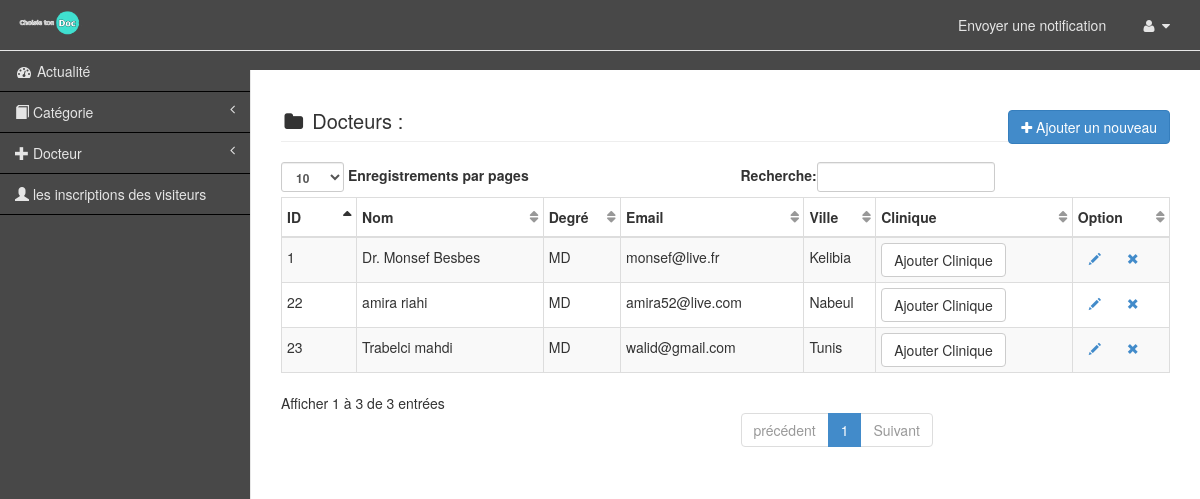
Screenshot of /index.php?component=doctor&action=list (signed in) with the database file from the repository.
### tables this page shows
CREATE TABLE IF NOT EXISTS `doctors` (
  `dr_id` int(11) NOT NULL AUTO_INCREMENT,
  `cat_id` int(11) NOT NULL,
  `dr_name` varchar(200) NOT NULL,
  `dr_gender` varchar(30) NOT NULL,
  `dr_email` varchar(300) NOT NULL,
  `dr_password` varchar(300) NOT NULL,
  `dr_degree` varchar(200) NOT NULL,
  `dr_designation` varchar(200) NOT NULL,
  `dr_experiance` double NOT NULL,
  `dr_fees` double NOT NULL,
  `dr_description` longtext NOT NULL,
  `dr_country` varchar(100) NOT NULL,
  `dr_city` varchar(100) NOT NULL,
  `dr_phone` varchar(15) NOT NULL,
  `dr_speciality` varchar(300) NOT NULL,
  `dr_cover_image` varchar(200) NOT NULL,
  `dr_banner_image` varchar(300) NOT NULL,
  PRIMARY KEY (`dr_id`),
  UNIQUE KEY `dr_email` (`dr_email`)
);

### models/doctor/db.php (called while the page is built, shortened)
<?php
function getDoctor()
{
    $q = new Query();
    $q->select()
->from(TBL_Doctor)
->run();
return  $q->get_selected();
}
?>

### class/clsquery.php (called while the page is built, shortened)
<?php
class Query {
    public function __construct() {
        $this->having = '';
    }
    public function get_selected() {
        if (isset($this->limit) && 1==$this->limit) {
            $result = array();
            while($this->result && $result[] = mysql_fetch_assoc($this->result)){}
            array_pop($result);
            $results = array();
            foreach ($result as $values) {
                $results = $values;
            }
        }
        else {
            $results = array();
            while($this->result && $results[] = mysql_fetch_assoc($this->result)){}
            array_pop($results);
        }
        return $results;
    }
    public function select($select = '*') {
        $this->select = $select;
        return $this;
    }
    public function from($from) {
        $this->from = $from;
        return $this;
    }
    public function get($use_limit = false) {
        if (self::_get_delete_query()) {
            return $this->delete_query;
        }
        elseif (self::_get_insert_query()) {
            return $this->insert_query;
        }
        elseif (self::_get_select_query($use_limit)) {
            return $this->select_query;
        }
        elseif (self::_get_replace_query()) {
            return $this->replace_query;
        }
        elseif (self::_get_update_query()) {
            return $this->update_query;
        }
        elseif (self::_get_insert_multiple()) {
            return $this->insert_multiple_query;
        }
        else {
            return false;
        }
    }
    private function _get_delete_query() {
        return false;
    }
    private function _get_from() {
        if (isset($this->from)) {
            return
                'FROM' . "\n" .
                    "\t" . $this->from . "\n" .
                    '';
        }
        else {
            return '';
        }
    }
    private function _get_insert_query() {
        return false;
    }
    private function _get_join() {
        return self::_get_inner_join();
    }
    private function _get_limit() {
        if (!isset($this->limit)) {
            return '';
        }
    }
    private function _get_order_by() {
        if (
            !isset($this->order_by) ||
            empty($this->order_by)
            ) {
            return '';
        }
    }
    private function _get_results() {
        $this->results = mysql_num_rows($this->result);
    }
    private function _get_select() {
        if (is_array($this->select)) {
            $selects = array();
            foreach ($this->select as $k => $v) {
                if (false!==strpos($k,'%s')) {
                    $selects[] = sprintf($k,mysql_real_escape_string($v));
                }
                else {
                    $selects[] = $v;
                }
            }
            return
                'SELECT' . "\n" .
                    "\t" . implode(',' . "\n\t", $selects) . "\n" .
                    '';
        }
        elseif (empty($this->select)) {
            return
                'SELECT' . "\n" .
                    "\t" . '*' . "\n" .
                    '';
        }
        else {
            return
                'SELECT' . "\n" .
                    "\t" . $this->select . "\n" .
                    '';
        }
    }
    private function _get_select_query($use_limit = null) {
        if (isset($this->select)) {
            $this->query_type = 'select';
            $this->select_query = "\n".
                self::_get_select().
                self::_get_from().
                self::_get_join().
                self::_get_where().
                self::_get_group_by().
                $this->having .
                self::_get_order_by().
                ($use_limit || (!isset($this->page) && !isset($this->offset)) ? self::_get_limit() : '').
                '';
            return true;
        }
        return false;
    }
    private function _get_where() {
        $wheres = array();
        if (empty($wheres)) {
            return '';
        }
        else {
            return
                'WHERE' . "\n" .
                    "\t" . implode('AND' . "\n\t", $wheres) . "\n" .
                    '';
        }
    }
    private function _get_where_equal_or() {
        if (
            !isset($this->where_equal_or) ||
            !is_array($this->where_equal_or) ||
            empty($this->where_equal_or)
            ) {
            return '';
        }
    }
    private function _get_where_equal_to() {
        if (
            !isset($this->where_equal_to) ||
            !is_array($this->where_equal_to) ||
            empty($this->where_equal_to)
            ) {
            return '';
        }
    }
    private function _get_where_greater_than() {
        if (
            !isset($this->where_greater_than) ||
            !is_array($this->where_greater_than) ||
            empty($this->where_greater_than)
            ) {
            return '';
        }
    }
    private function _get_where_greater_than_or_equal_to() {
        if (
            !isset($this->where_greater_than_or_equal_to) ||
            !is_array($this->where_greater_than_or_equal_to) ||
            empty($this->where_greater_than_or_equal_to)
            ) {
            return '';
        }
    }
    private function _get_where_in() {
        if (
            !isset($this->where_in) ||
            !is_array($this->where_in) ||
            empty($this->where_in)
            ) {
            return '';
        }
    }
    private function _get_where_less_than() {
        if (
            !isset($this->where_less_than) ||
            !is_array($this->where_less_than) ||
            empty($this->where_less_than)
            ) {
            return '';
        }
    }
    private function _get_where_less_than_or_equal_to() {
        if (
            !isset($this->where_less_than_or_equal_to) ||
            !is_array($this->where_less_than_or_equal_to) ||
            empty($this->where_less_than_or_equal_to)
            ) {
            return '';
        }
    }
    private function _get_where_like_after() {
        if (
            !isset($this->where_like_after) ||
            !is_array($this->where_like_after) ||
            empty($this->where_like_after)
            ) {
            return '';
        }
    }
    private function _get_where_like_before() {
        if (
            !isset($this->where_like_before) ||
            !is_array($this->where_like_before) ||
            empty($this->where_like_before)
            ) {
            return '';
        }
    }
    private function _get_where_like_both() {
        if (
            !isset($this->where_like_both) ||
            !is_array($this->where_like_both) ||
            empty($this->where_like_both)
            ) {
            return '';
        }
    }
    private function _get_where_like_binary() {
        if (
            !isset($this->where_like_binary) ||
            !is_array($this->where_like_binary) ||
            empty($this->where_like_binary)
            ) {
            return '';
        }
    }
    private function _get_where_like_or() {
        if (
            !isset($this->where_like_or) ||
            !is_array($this->where_like_or) ||
            empty($this->where_like_or)
            ) {
            return '';
        }
    }
    private function _get_where_not_equal_or() {
        if (
            !isset($this->where_not_equal_or) ||
            !is_array($this->where_not_equal_or) ||
            empty($this->where_not_equal_or)
            ) {
            return '';
        }
    }
    private function _get_where_not_equal_to() {
        if (
            !isset($this->where_not_equal_to) ||
            !is_array($this->where_not_equal_to) ||
            empty($this->where_not_equal_to)
            ) {
            return '';
        }
    }
    private function _get_where_not_in() {
        if (
            !isset($this->where_not_in) ||
            !is_array($this->where_not_in) ||
            empty($this->where_not_in)
            ) {
            return '';
        }
    }
    private function _get_where_not_like() {
        if (
            !isset($this->where_not_like) ||
            !is_array($this->where_not_like) ||
            empty($this->where_not_like)
            ) {
            return '';
        }
    }
    public function run() {
        if (self::get()) {
            $function = '_run_' . $this->query_type;
            switch ($this->query_type) {
                case 'select':
                    if (!(isset($this->page) || isset($this->offset))) {
                        return self::$function();
                    }
                    break;
            }
        }
        return false;
    }
    private function _run_select() {
        return self::_run_query($this->select_query);
    }
    private function _run_query($query) {
        $this->result = mysql_query($query);
        switch ($this->query_type) {
            case 'select':
                if ($this->result && $this->results > 0) {
                    return $this->result;
                }
                return false;
        }
    }
}
?>

### components/doctor/list.php (called while the page is built, shortened)
<?  common::user_access_only("admin");
    $data = getDoctor();
?>

### views/doctor/list.php (the view, shortened to what this page needs)
<!DOCTYPE html>
<html>
<head>
<?php echo common::load_view("common","head"); ?>
</head>
<body>
    <div id="wrapper">
        <? echo common::elements("adminnav"); ?>
        <div id="page-wrapper">
<div class="row">
<div class="col-lg-12">
<h1 class="page-header"><i class="fa fa-folder fa-fw"></i> Docteurs :  <div class="action pull-right">
    <a href="<?php echo common::get_component_link(array("doctor","add")); ?>" class="btn btn-primary"><i class="fa fa-plus"></i> Ajouter un nouveau</a>
</div>
</h1>
</div>
</div>
<div class="row">
    <div class="col-md-12">
<div class="table-responsive">
                                <table class="table table-striped table-bordered table-hover" id="dataTables-example" >
                                    <thead>
                                        <tr>
                                            <th style="width: 80px;">ID</th>
                                            <th>Nom</th>
                                            <th>Degré</th>
                                            <th>Email</th>
                                            <th>Ville</th>
                                            <th>Clinique</th>
                                            <th  style="width: 100px;">Option</th>
                                        </tr>
                                    </thead>
                                    <tbody>
                                    <? foreach($data as $d){ ?>
                                        <tr class="odd gradeX">
                                            <td><?=$d["dr_id"]; ?></td>
                                            <td><?=$d["dr_name"]; ?></td>
                                            <td><?=$d["dr_degree"]; ?></td>
                                            <td><?=$d["dr_email"]; ?></td>
                                            <td><?=$d["dr_city"]; ?></td>
                                            <td><a href="<?=common::get_component_link(array("clinic","list"),array("dr_id"=>$d["dr_id"]))?>" class="btn btn-default">Ajouter Clinique</a></td>
                                            <td class="center">
                                             <a href="<?=common::get_component_link(array('doctor','edit'),array("id"=>$d['dr_id'])); ?>" class="btn btn-sm" title="Edit"><i class="glyphicon glyphicon-pencil"></i></a>
										      <a href="<?=common::get_component_link(array('doctor','delete'),array("id"=>$d['dr_id'])); ?>" class="btn btn-sm"  title="Delete"><i class="glyphicon glyphicon-remove"></i></a>
                                            </td>
                                        </tr>
                                     <? } ?>
                                    </tbody>
                                </table>
                            </div>
    </div>
</div>
			</div>
                  </div>
</body>
</html>

### themes/admin/css/sb-admin.css (style rules this page uses)
body { padding-top: 100px; background-color: #f8f8f8; }
@media (min-width:768px) { body { padding-top: 50px; } }
#wrapper { width: 100%; }
#page-wrapper { padding: 0 15px; min-height: 568px; background-color: #fff; }
@media (min-width:768px) { #page-wrapper { position: inherit; margin: 0 0 0 250px; padding: 0 30px; min-height: 1300px; border-left: 1px solid #e7e7e7; } }
table.dataTable thead .sorting, table.dataTable thead .sorting_asc, table.dataTable thead .sorting_desc, table.dataTable thead .sorting_asc_disabled, table.dataTable thead .sorting_desc_disabled { background: transparent; }
table.dataTable thead .sorting_asc:after { content: "\f0de"; float: right; font-family: fontawesome; }
table.dataTable thead .sorting:after { content: "\f0dc"; float: right; font-family: fontawesome; color: rgba(50,50,50,.5); }
h1.page-header { font-size: 20px; }

### themes/admin/css/style.css (style rules this page uses)
body { background: #484848; }
.table>thead>tr>th, .table>tbody>tr>th, .table>tfoot>tr>th, .table>thead>tr>td, .table>tbody>tr>td, .table>tfoot>tr>td { padding: 5px; line-height: 2; }

### rows the page displays
doctors: dr_id "1", dr_name "Dr. Monsef Besbes", dr_degree "MD", dr_email "monsef@live.fr", dr_city "Kelibia"
doctors: dr_id "22", dr_name "amira riahi", dr_degree "MD", dr_email "amira52@live.com", dr_city "Nabeul"
doctors: dr_id "23", dr_name "Trabelci mahdi", dr_degree "MD", dr_email "walid@gmail.com", dr_city "Tunis"
